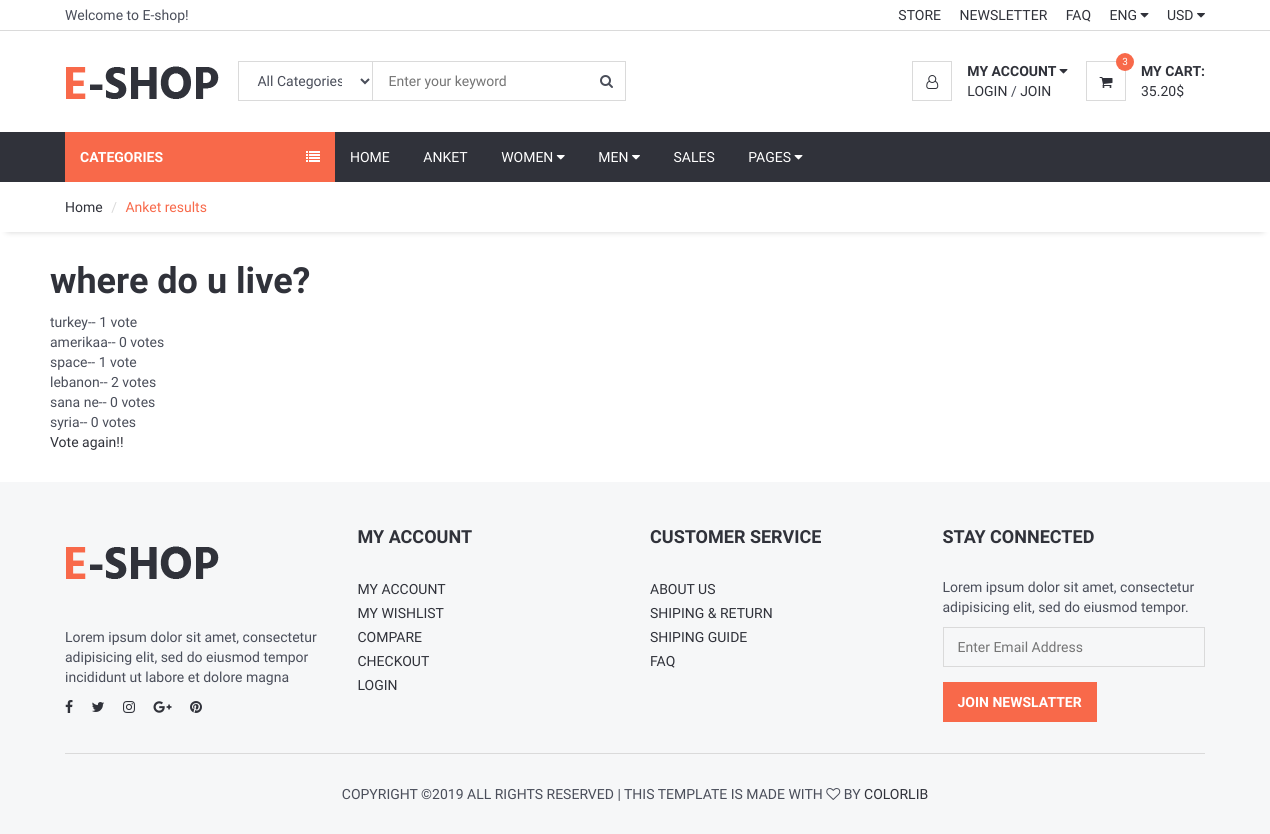
Page /polls/1/results/ on the committed database.
### polls/models.py (models this page shows, shortened)
class Question(models.Model):
    question_text = models.CharField(max_length=200)
    pub_date = models.DateTimeField('date published')
    def was_published_recently(self):
        now = timezone.now()
        return now - datetime.timedelta(days=1) <= self.pub_date <= now
    was_published_recently.admin_order_field = 'pub_date'
    was_published_recently.boolean = True
    was_published_recently.short_description = 'Published recently?'

class Choice(models.Model):
    question = models.ForeignKey(Question, on_delete=models.CASCADE)
    choice_text = models.CharField(max_length=200)
    votes = models.IntegerField(default=0)

### polls/views.py (the view)
# urls.py: path('<int:question_id>/results/', views.results, name='results'),
def results(request, question_id):
    question = get_object_or_404(Question, pk=question_id)
    return render(request, 'polls/results.html', {'question': question})

### polls/templates/polls/results.html (shortened to what this page needs)
{% extends "homebase.html" %}
{% block sidebar %}
    {% include "sidebar.html" %}
{% endblock %}
{% block body %}
    <div id="breadcrumb">
        <div class="container">
            <ul class="breadcrumb">
                <li><a href="/">Home</a></li>
                <li class="active">Anket results</li>
            </ul>
        </div>
    </div>
    <div class="section">
        <div class="container">
            <div class="row">
<h1>{{ question.question_text }}</h1>
<ul>
{% for choice in question.choice_set.all %}
    <li>{{ choice.choice_text }}-- {{ choice.votes }} vote{{ choice.votes|pluralize }}</li>
{% endfor %}
</ul>
<a href="{% url 'polls:detail' question.id %}">Vote again!!</a>
</div>
        </div>
    </div>
{% endblock %}

### home/templates/homebase.html (shortened to what this page needs)
<!DOCTYPE html>
<html lang="en">
<head>
    {% load static %}
	<link type="text/css" rel="stylesheet" href="{% static 'css/bootstrap.min.css'%}" />
	<link type="text/css" rel="stylesheet" href="{% static 'css/slick.css'%}" />
	<link type="text/css" rel="stylesheet" href="{% static 'css/slick-theme.css'%}" />
	<link type="text/css" rel="stylesheet" href="{% static 'css/nouislider.min.css'%}" />
	<link rel="stylesheet" href="{% static 'css/font-awesome.min.css'%}">
	<link type="text/css" rel="stylesheet" href="{% static 'css/style.css'%}" />
</head>
<body>
	<header>
		<div id="top-header">
			<div class="container">
				<div class="pull-left">
					<span>Welcome to E-shop!</span>
				</div>
				<div class="pull-right">
					<ul class="header-top-links">
						<li><a href="#">Store</a></li>
						<li><a href="#">Newsletter</a></li>
						<li><a href="#">FAQ</a></li>
						<li class="dropdown default-dropdown">
							<a class="dropdown-toggle" data-toggle="dropdown" aria-expanded="true">ENG <i class="fa fa-caret-down"></i></a>
						</li>
						<li class="dropdown default-dropdown">
							<a class="dropdown-toggle" data-toggle="dropdown" aria-expanded="true">USD <i class="fa fa-caret-down"></i></a>
						</li>
					</ul>
				</div>
			</div>
		</div>
		<div id="header">
			<div class="container">
				<div class="pull-left">
					<div class="header-logo">
						<a class="logo" href="#">
							<img src="{% static 'img/logo.png'%}" alt="">
						</a>
					</div>
					<div class="header-search">
						<form>
							<input class="input search-input" type="text" placeholder="Enter your keyword">
							<select class="input search-categories">
								<option value="0">All Categories</option>
							</select>
							<button class="search-btn"><i class="fa fa-search"></i></button>
						</form>
					</div>
				</div>
				<div class="pull-right">
					<ul class="header-btns">
						<li class="header-account dropdown default-dropdown">
							<div class="dropdown-toggle" role="button" data-toggle="dropdown" aria-expanded="true">
								<div class="header-btns-icon">
									<i class="fa fa-user-o"></i>
								</div>
								<strong class="text-uppercase">My Account <i class="fa fa-caret-down"></i></strong>
							</div>
							<a href="#" class="text-uppercase">Login</a> / <a href="#" class="text-uppercase">Join</a>
						</li>
						<li class="header-cart dropdown default-dropdown">
							<a class="dropdown-toggle" data-toggle="dropdown" aria-expanded="true">
								<div class="header-btns-icon">
									<i class="fa fa-shopping-cart"></i>
									<span class="qty">3</span>
								</div>
								<strong class="text-uppercase">My Cart:</strong>
								<br>
								<span>35.20$</span>
							</a>
						</li>
					</ul>
				</div>
			</div>
		</div>
	</header>
    {% block sidebar %}{% endblock %}
    {% block body %}{% endblock %}
	<footer id="footer" class="section section-grey">
		<div class="container">
			<div class="row">
				<div class="col-md-3 col-sm-6 col-xs-6">
					<div class="footer">
						<div class="footer-logo">
							<a class="logo" href="#">
		            <img src="{% static 'img/logo.png'%}" alt="">
		          </a>
						</div>
						<p>Lorem ipsum dolor sit amet, consectetur adipisicing elit, sed do eiusmod tempor incididunt ut labore et dolore magna</p>
						<ul class="footer-social">
							<li><a href="#"><i class="fa fa-facebook"></i></a></li>
							<li><a href="#"><i class="fa fa-twitter"></i></a></li>
							<li><a href="#"><i class="fa fa-instagram"></i></a></li>
							<li><a href="#"><i class="fa fa-google-plus"></i></a></li>
							<li><a href="#"><i class="fa fa-pinterest"></i></a></li>
						</ul>
					</div>
				</div>
				<div class="col-md-3 col-sm-6 col-xs-6">
					<div class="footer">
						<h3 class="footer-header">My Account</h3>
						<ul class="list-links">
							<li><a href="#">My Account</a></li>
							<li><a href="#">My Wishlist</a></li>
							<li><a href="#">Compare</a></li>
							<li><a href="#">Checkout</a></li>
							<li><a href="#">Login</a></li>
						</ul>
					</div>
				</div>
				<div class="col-md-3 col-sm-6 col-xs-6">
					<div class="footer">
						<h3 class="footer-header">Customer Service</h3>
						<ul class="list-links">
							<li><a href="#">About Us</a></li>
							<li><a href="#">Shiping & Return</a></li>
							<li><a href="#">Shiping Guide</a></li>
							<li><a href="#">FAQ</a></li>
						</ul>
					</div>
				</div>
				<div class="col-md-3 col-sm-6 col-xs-6">
					<div class="footer">
						<h3 class="footer-header">Stay Connected</h3>
						<p>Lorem ipsum dolor sit amet, consectetur adipisicing elit, sed do eiusmod tempor.</p>
						<form>
							<div class="form-group">
								<input class="input" placeholder="Enter Email Address">
							</div>
							<button class="primary-btn">Join Newslatter</button>
						</form>
					</div>
				</div>
			</div>
			<hr>
			<div class="row">
				<div class="col-md-8 col-md-offset-2 text-center">
					<div class="footer-copyright">
						Copyright &copy;<script>document.write(new Date().getFullYear());</script> All rights reserved | This template is made with <i class="fa fa-heart-o" aria-hidden="true"></i> by <a href="https://colorlib.com" target="_blank">Colorlib</a>
					</div>
				</div>
			</div>
		</div>
	</footer>
</body>
</html>

### home/templates/sidebar.html (shortened to what this page needs)
	<div id="navigation">
		<div class="container">
			<div id="responsive-nav">
                {% if page %}<p>
                    <div class="category-nav">
                {% else %}
                      <div class="category-nav show-on-click">
                {% endif %}
					<span class="category-header">Categories <i class="fa fa-list"></i></span>
				</div>
				<div class="menu-nav">
					<ul class="menu-list">
						<li><a href="#">Home</a></li>
						<li><a href="/polls">Anket</a></li>
						<li class="dropdown mega-dropdown"><a class="dropdown-toggle" data-toggle="dropdown" aria-expanded="true">Women <i class="fa fa-caret-down"></i></a>
						</li>
						<li class="dropdown mega-dropdown full-width"><a class="dropdown-toggle" data-toggle="dropdown" aria-expanded="true">Men <i class="fa fa-caret-down"></i></a>
						</li>
						<li><a href="#">Sales</a></li>
						<li class="dropdown default-dropdown"><a class="dropdown-toggle" data-toggle="dropdown" aria-expanded="true">Pages <i class="fa fa-caret-down"></i></a>
						</li>
					</ul>
				</div>
			</div>
		</div>
	</div>

### home/static/css/style.css (style rules this page uses)
body { font-family: 'Hind', sans-serif; color: #4A4E5A; overflow-x: hidden; }
h1, h2, h3, h4, h5, h6 { color: #30323A; margin: 0 0 10px; font-weight: 700; }
a { color: #30323A; -webkit-transition: 0.3s color; transition: 0.3s color; }
strong { color: #30323A; }
ul, ol { margin: 0; padding: 0; list-style: none }
hr { margin-top: 15px; margin-bottom: 15px; border-color: #DADADA; }
.main-btn, .primary-btn { display: inline-block; padding: 10px 15px; text-transform: uppercase; font-weight: 700; border: none; -webkit-transition: 0.3s all; transition: 0.3s all; }
.primary-btn { color: #FFF; background-color: #F8694A; }
.input { width: 100%; height: 40px; padding: 0px 15px; border: none; background-color: transparent; -webkit-box-shadow: 0px 0px 0px 1px #DADADA inset, 0px 0px 0px 5px transparent; box-shadow: 0px 0px 0px 1px #DADADA inset, 0px 0px 0px 5px transparent; -webkit-transition: 0.3s all; transition: 0.3s all; }
.section { padding-top: 30px; padding-bottom: 30px; }
.section-grey { background: #F6F7F8; }
#breadcrumb { -webkit-box-shadow: 0px 6px 6px -6px rgba(0, 0, 0, 0.175); box-shadow: 0px 6px 6px -6px rgba(0, 0, 0, 0.175); }
.breadcrumb { background-color: transparent; border: none; border-radius: 0px; padding: 15px 0px; margin: 0; }
.breadcrumb>.active { color: #F8694A; }
.breadcrumb>li+li:before { color: #DADADA; }
#header { padding-top: 15px; padding-bottom: 15px; }
#top-header { padding-top: 5px; padding-bottom: 5px; border-bottom: 1px solid #DADADA; }
.header-top-links>li { display: inline-block; }
.header-top-links>li+li { margin-left: 15px; }
.header-top-links>li>a { cursor: pointer; text-transform: uppercase; }
.header-logo { display: inline-block; margin-right: 15px; }
.header-logo .logo>img { width: 100%; max-height: 70px; }
.header-search { display: inline-block; padding: 15px 0px; max-width: 400px; }
.header-search>form { position: relative; }
.header-search>form .search-input { padding-left: 150px; padding-right: 45px; }
.header-search>form .search-categories { position: absolute; left: 0px; top: 0px; width: 135px; }
.header-search>form .search-btn { position: absolute; top: 0px; right: 0px; width: 40px; height: 40px; background-color: transparent; border: none; }
.header-btns>li { display: inline-block; vertical-align: top; padding: 15px 0px; }
.header-btns>li+li { margin-left: 15px; }
.header-btns>li .header-btns-icon { position: relative; float: left; margin-right: 15px; width: 40px; height: 40px; line-height: 40px; text-align: center; color: #30323A; background-color: #FFF; border: 1px solid #DADADA; }
.header-btns .dropdown-toggle { display: block; cursor: pointer; }
.header-cart .header-btns-icon .qty { position: absolute; right: -9px; top: -9px; width: 18px; height: 18px; line-height: 18px; text-align: center; font-size: 10px; background: #F8694A; color: #FFF; border-radius: 50%; }
#navigation { background-color: #30323A; }
#navigation .container { position: relative; }
.category-nav { float: left; width: 270px; }
.category-nav .category-header { padding: 15px; display: block; text-transform: uppercase; background: #F8694A; color: #FFF; font-weight: 700; }
.category-nav .category-header>i { float: right; line-height: 20px; }
.menu-nav .menu-list>li { display: inline-block; }
.menu-nav .menu-list>li>a { display: block; padding: 15px; color: #FFF; text-transform: uppercase; }
.dropdown.mega-dropdown.full-width { position: static !important; }
.footer { margin: 15px 0px; }
.footer .footer-header { font-size: 18px; text-transform: uppercase; margin-bottom: 30px; }
.footer-logo { margin-bottom: 30px; }
.footer-logo .logo { display: inline-block; }
.footer-logo .logo>img { width: 100%; max-height: 70px; }
.footer-social>li { display: inline-block; margin-right: 15px; margin-bottom: 6px; }
.footer-social>li:last-child { margin-right: 0px; }
.footer-copyright { margin-top: 15px; text-transform: uppercase; font-size: 14px; }

### rows in the picture
Question: question_text "where do u live?"
Choice: choice_text "turkey", votes "1"
Choice: choice_text "amerikaa", votes "0"
Choice: choice_text "space", votes "1"
Choice: choice_text "lebanon", votes "2"
Choice: choice_text "sana ne", votes "0"
Choice: choice_text "syria", votes "0"
